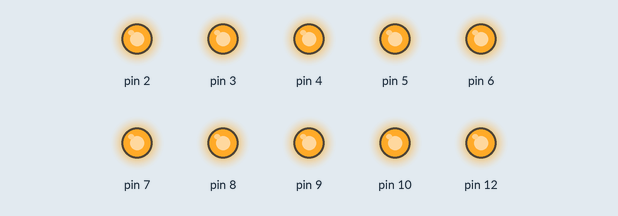
Recording of a sketch running on a simulated Arduino Uno, built with avr-gcc and run on an emulated ATmega328P. Shown: output pins drawn as LEDs (lit = HIGH).

Above: at 0.5 s.
At 1.5 s:
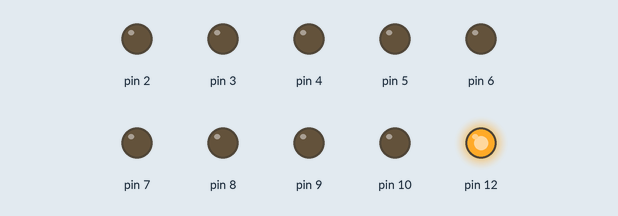
Timing chart, 0 to 3.0 s (numbered marks = the images above):
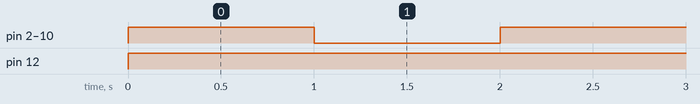

Measured:
- by itself, pin 2–10: alternates HIGH for 1.0 s and LOW for 1.0 s
- by itself, pin 12: LOW → HIGH at 0.00 s

The sketch:

module_2-2-1.ino
```cpp
void setup() {
  // initialize digital pin LED_BUILTIN as an output.
  pinMode(12, OUTPUT);
  pinMode(2, OUTPUT);
  pinMode(3, OUTPUT);
  pinMode(4, OUTPUT);
  pinMode(5, OUTPUT);
  pinMode(6, OUTPUT);
  pinMode(7, OUTPUT);
  pinMode(8, OUTPUT);
  pinMode(9, OUTPUT);
  pinMode(10, OUTPUT);

}

// the loop function runs over and over again forever
void loop() {
  digitalWrite(12, HIGH);   // turn the LED on (HIGH is the voltage level)
  digitalWrite(2, HIGH);
  digitalWrite(3, HIGH);
  digitalWrite(4, HIGH);
  digitalWrite(5, HIGH);
  digitalWrite(6, HIGH);
  digitalWrite(7, HIGH);
  digitalWrite(8, HIGH);
  digitalWrite(9, HIGH);
  digitalWrite(10, HIGH);
  delay(1000);                       // wait for a second
  digitalWrite(1, LOW);    // turn the LED off by making the voltage LOW
  digitalWrite(2, LOW);
  digitalWrite(3, LOW);
  digitalWrite(4, LOW);
  digitalWrite(5, LOW);
  digitalWrite(6, LOW);
  digitalWrite(7, LOW);
  digitalWrite(8, LOW);
  digitalWrite(9, LOW);
  digitalWrite(10, LOW);

  delay(1000);                       // wait for a second
}
```
